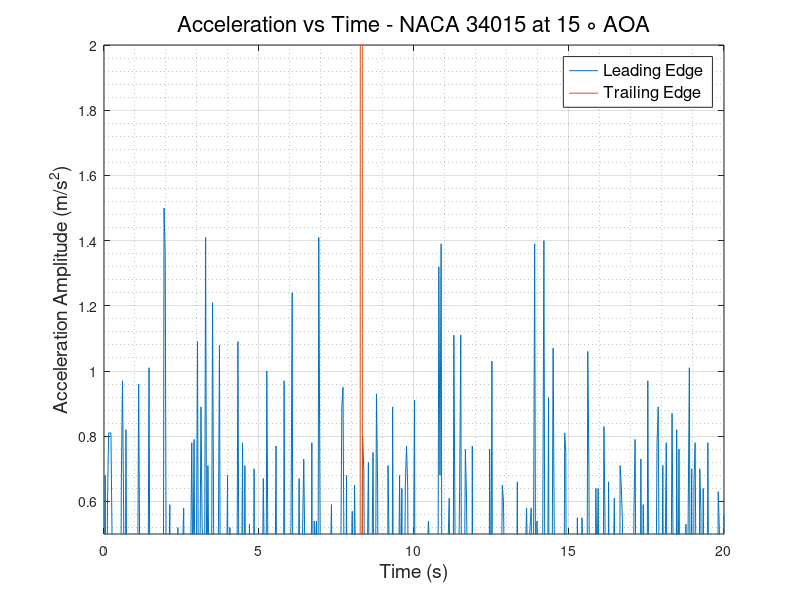
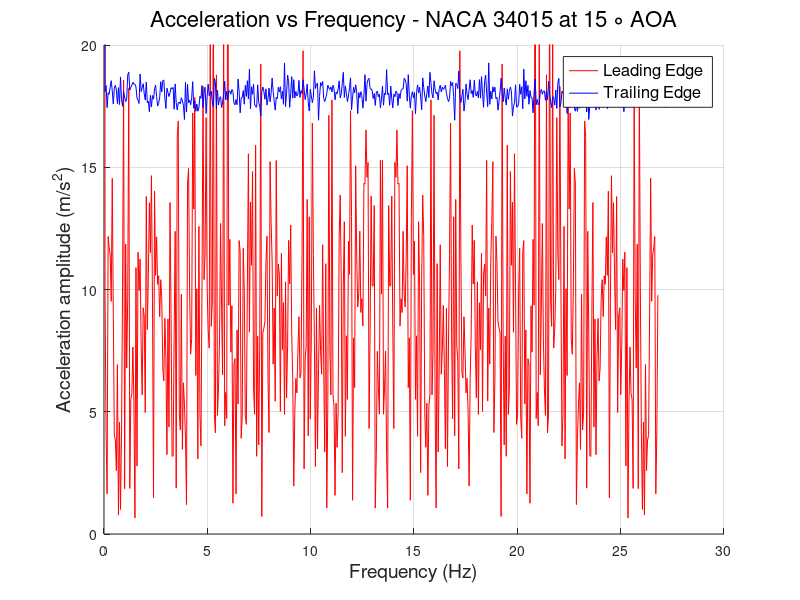

Source code (MATLAB) for these figures, in order:
clc
clear
close all
%% READING ACCELEROMETER DATA and defining Variables
                        % LEADING EDGE %
data   = xlsread('LE_600rpm.csv');
LE_time   = data(:,1);
LE_X_acc  = data(:,2);
LE_Y_acc  = data(:,3);
LE_Z_acc  = data(:,4);
LE_R_acc  = sqrt(LE_X_acc.^2 + LE_Y_acc.^2 + LE_Z_acc.^2);
% plot(LE_time,LE_R_acc)
N      = numel(LE_time);
Ts     = abs(diff(LE_time(1:2)));
fs     = 1/Ts;
f_axis = [0:N-1]*fs/N;
A_freq_LE = fft(LE_Z_acc);
figure(1) 
plot(LE_time,LE_Z_acc)
hold on
figure(2)
hold on
plot(f_axis,abs(A_freq_LE),'-r','LineWidth',0.5)
grid on 
grid minor
                        % TRAILING EDGE %
data   = xlsread('TE_600rpm.csv');
TE_time   = data(:,1);
TE_X_acc  = data(:,2);
TE_Y_acc  = data(:,3);
TE_Z_acc  = data(:,4);
TE_R_acc  = sqrt(TE_X_acc.^2 + TE_Y_acc.^2 + TE_Z_acc.^2);
% plot(TE_time,TE_R_acc)
N      = numel(TE_time);
Ts     = abs(diff(TE_time(1:2)));
fs     = 1/Ts;
f_axis = [0:N-1]*fs/N;
A_freq_TE = fft(TE_Z_acc);
figure(1)
plot(TE_time, TE_Z_acc)
grid on
grid minor
xlabel('Time (s)','FontSize',14,'FontWeight','normal')
ylabel('Acceleration Amplitude (m/s^2)','FontSize',14,'FontWeight','normal')
legend ('Leading Edge','Trailing Edge','FontSize',12,'FontWeight','normal')
title('Acceleration vs Time - NACA 34015 at 15 \circ AOA','FontSize',16,'FontWeight','normal')
ylim([0.5 2])
figure(2)
plot(f_axis,abs(A_freq_TE),'-b','LineWidth',0.5)
grid on 
grid minor
ylabel('Acceleration amplitude (m/s^2)','FontSize',14,'FontWeight','normal')
xlabel('Frequency (Hz)','FontSize',14,'FontWeight','normal')
ylim([0 20])
legend ('Leading Edge','Trailing Edge','FontSize',12,'FontWeight','normal')
title('Acceleration vs Frequency - NACA 34015 at 15 \circ AOA','FontSize',16,'FontWeight','normal')
